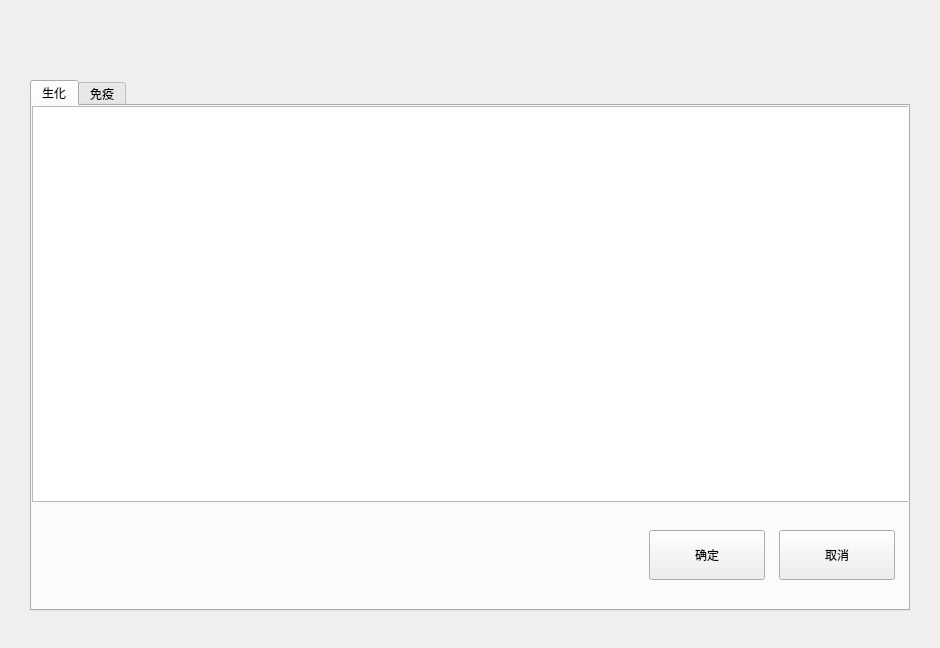
<?xml version="1.0" encoding="UTF-8"?>
<ui version="4.0">
 <class>ConsumablesManageDlg</class>
 <widget class="BaseDlg" name="ConsumablesManageDlg">
  <property name="geometry">
   <rect>
    <x>0</x>
    <y>0</y>
    <width>940</width>
    <height>648</height>
   </rect>
  </property>
  <property name="windowTitle">
   <string notr="true">ConsumablesManageDlg</string>
  </property>
  <widget class="QTabWidget" name="tabWidget">
   <property name="geometry">
    <rect>
     <x>30</x>
     <y>80</y>
     <width>880</width>
     <height>531</height>
    </rect>
   </property>
   <property name="currentIndex">
    <number>0</number>
   </property>
   <property name="tabBarAutoHide">
    <bool>true</bool>
   </property>
   <property name="tabs" stdset="0">
    <string notr="true">sub</string>
   </property>
   <widget class="QWidget" name="tab_ch">
    <attribute name="title">
     <string>生化</string>
    </attribute>
    <widget class="QTableView" name="tableView">
     <property name="geometry">
      <rect>
       <x>0</x>
       <y>0</y>
       <width>880</width>
       <height>396</height>
      </rect>
     </property>
     <property name="verticalScrollBarPolicy">
      <enum>Qt::ScrollBarAsNeeded</enum>
     </property>
     <property name="selectionBehavior">
      <enum>QAbstractItemView::SelectRows</enum>
     </property>
     <property name="showGrid">
      <bool>false</bool>
     </property>
     <attribute name="horizontalHeaderDefaultSectionSize">
      <number>150</number>
     </attribute>
     <attribute name="horizontalHeaderHighlightSections">
      <bool>false</bool>
     </attribute>
     <attribute name="horizontalHeaderStretchLastSection">
      <bool>false</bool>
     </attribute>
     <attribute name="verticalHeaderDefaultSectionSize">
      <number>44</number>
     </attribute>
    </widget>
    <widget class="QPushButton" name="cancel_btn_2">
     <property name="geometry">
      <rect>
       <x>747</x>
       <y>424</y>
       <width>116</width>
       <height>50</height>
      </rect>
     </property>
     <property name="text">
      <string>取消</string>
     </property>
     <property name="buttons" stdset="0">
      <string notr="true">btn_dlg</string>
     </property>
    </widget>
    <widget class="QPushButton" name="save_btn_2">
     <property name="geometry">
      <rect>
       <x>617</x>
       <y>424</y>
       <width>116</width>
       <height>50</height>
      </rect>
     </property>
     <property name="text">
      <string>确定</string>
     </property>
     <property name="buttons" stdset="0">
      <string notr="true">btn_dlg</string>
     </property>
    </widget>
   </widget>
   <widget class="QWidget" name="tab_2">
    <attribute name="title">
     <string>免疫</string>
    </attribute>
    <widget class="QPushButton" name="cancel_btn">
     <property name="geometry">
      <rect>
       <x>747</x>
       <y>424</y>
       <width>116</width>
       <height>50</height>
      </rect>
     </property>
     <property name="text">
      <string>取消</string>
     </property>
     <property name="buttons" stdset="0">
      <string notr="true">btn_dlg</string>
     </property>
    </widget>
    <widget class="QPushButton" name="save_btn">
     <property name="geometry">
      <rect>
       <x>617</x>
       <y>424</y>
       <width>116</width>
       <height>50</height>
      </rect>
     </property>
     <property name="text">
      <string>确定</string>
     </property>
     <property name="buttons" stdset="0">
      <string notr="true">btn_dlg</string>
     </property>
    </widget>
    <widget class="QTableView" name="im_tableView">
     <property name="geometry">
      <rect>
       <x>0</x>
       <y>0</y>
       <width>880</width>
       <height>396</height>
      </rect>
     </property>
     <property name="verticalScrollBarPolicy">
      <enum>Qt::ScrollBarAsNeeded</enum>
     </property>
     <property name="selectionBehavior">
      <enum>QAbstractItemView::SelectRows</enum>
     </property>
     <property name="showGrid">
      <bool>false</bool>
     </property>
     <attribute name="horizontalHeaderDefaultSectionSize">
      <number>143</number>
     </attribute>
     <attribute name="horizontalHeaderHighlightSections">
      <bool>false</bool>
     </attribute>
     <attribute name="horizontalHeaderStretchLastSection">
      <bool>true</bool>
     </attribute>
     <attribute name="verticalHeaderDefaultSectionSize">
      <number>44</number>
     </attribute>
    </widget>
   </widget>
  </widget>
  <widget class="QLabel" name="label">
   <property name="geometry">
    <rect>
     <x>30</x>
     <y>128</y>
     <width>880</width>
     <height>397</height>
    </rect>
   </property>
   <property name="text">
    <string/>
   </property>
   <property name="borders" stdset="0">
    <string notr="true">all</string>
   </property>
  </widget>
 </widget>
 <layoutdefault spacing="6" margin="11"/>
 <customwidgets>
  <customwidget>
   <class>BaseDlg</class>
   <extends>QWidget</extends>
   <header>shared/basedlg.h</header>
   <container>1</container>
  </customwidget>
 </customwidgets>
 <resources/>
 <connections/>
</ui>
